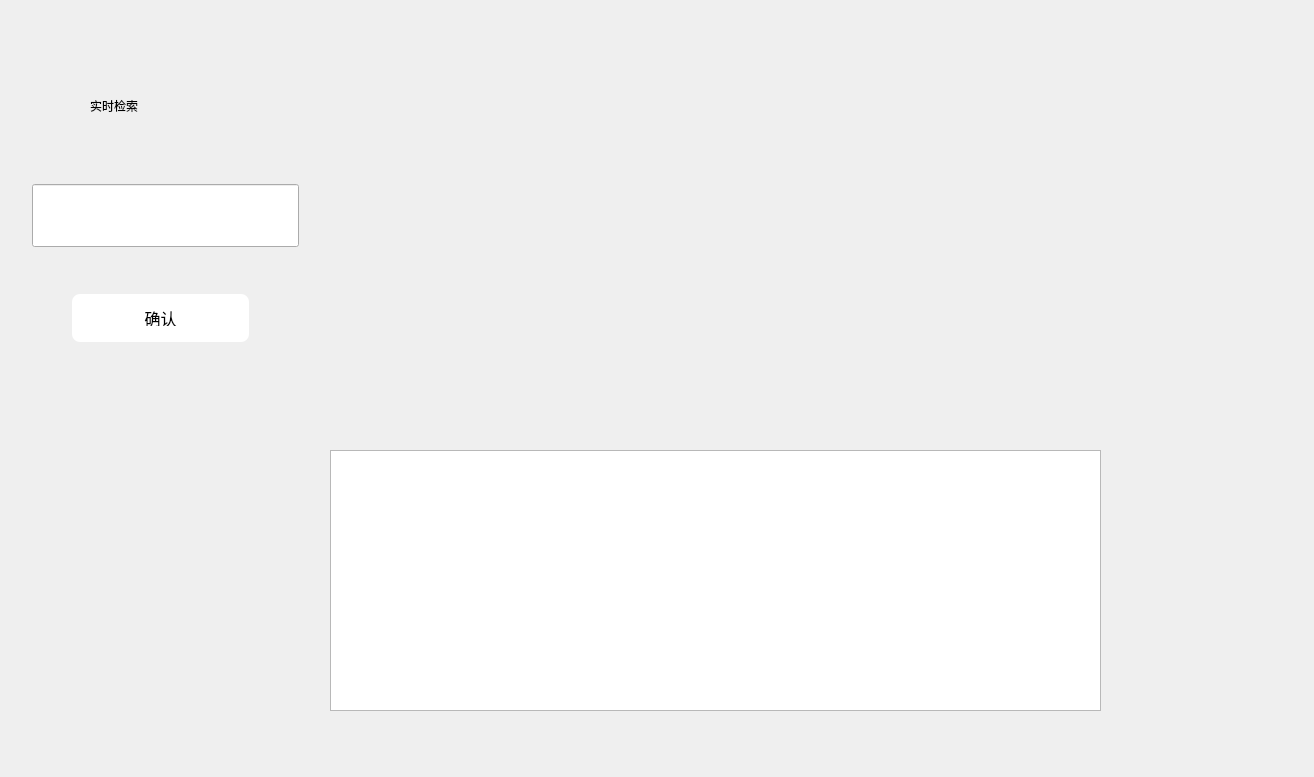
<?xml version="1.0" encoding="UTF-8"?>
<ui version="4.0">
 <class>Form</class>
 <widget class="QWidget" name="Eletric">
  <property name="geometry">
   <rect>
    <x>0</x>
    <y>0</y>
    <width>1314</width>
    <height>777</height>
   </rect>
  </property>
  <property name="sizePolicy">
   <sizepolicy hsizetype="Preferred" vsizetype="Expanding">
    <horstretch>0</horstretch>
    <verstretch>0</verstretch>
   </sizepolicy>
  </property>
  <property name="windowTitle">
   <string>Form</string>
  </property>
  <widget class="QTableWidget" name="table_sql">
   <property name="geometry">
    <rect>
     <x>330</x>
     <y>450</y>
     <width>771</width>
     <height>261</height>
    </rect>
   </property>
  </widget>
  <widget class="QWidget" name="widget" native="true">
   <property name="geometry">
    <rect>
     <x>70</x>
     <y>400</y>
     <width>221</width>
     <height>361</height>
    </rect>
   </property>
  </widget>
  <widget class="QPushButton" name="btnConfirms">
   <property name="geometry">
    <rect>
     <x>70</x>
     <y>290</y>
     <width>181</width>
     <height>56</height>
    </rect>
   </property>
   <property name="styleSheet">
    <string notr="true">QPushButton {
    border-radius: 8px;
    padding: 16px 32px;
    text-align: center;
	font: 10pt &quot;楷体&quot;;
    text-decoration: none;
    font-size: 16px;
    margin: 4px 2px;
    background-color: white;
}</string>
   </property>
   <property name="text">
    <string>确认</string>
   </property>
  </widget>
  <widget class="QLabel" name="labelTitle">
   <property name="geometry">
    <rect>
     <x>50</x>
     <y>60</y>
     <width>219</width>
     <height>92</height>
    </rect>
   </property>
   <property name="styleSheet">
    <string notr="true">font: 20pt &quot;楷体&quot;;
margin-left:auto;margin-right:auto;</string>
   </property>
   <property name="text">
    <string>实时检索</string>
   </property>
  </widget>
  <widget class="QLineEdit" name="Check_lineEdit">
   <property name="geometry">
    <rect>
     <x>30</x>
     <y>180</y>
     <width>271</width>
     <height>71</height>
    </rect>
   </property>
   <property name="styleSheet">
    <string notr="true">QLineEdit {
    padding: 16px 32px;
    text-decoration: none;
    font-size: 16px;
    margin: 4px 2px;;
}</string>
   </property>
   <property name="text">
    <string/>
   </property>
  </widget>
 </widget>
 <resources/>
 <connections/>
</ui>
